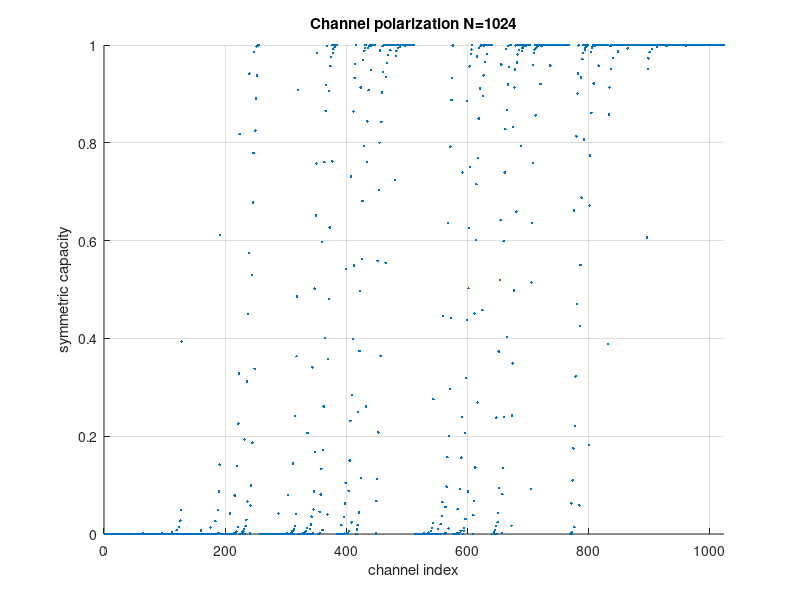

Write the MATLAB code that produced this figure.
clear;
clc;
index=10;
%index=4;
n=2.^(1:index);
w=zeros(n(4));
w(1,1)=0.5;
for i=n
    for j=1:i/2
        w(i,2*j-1)=w(i/2,j)^2;
        w(i,2*j)=2*w(i/2,j)-w(i/2,j)^2;
    end
end
scatter(1:1024,w(1024,1:1024),'.');
axis([0 1024 0 1]);
%scatter(1:16,w(16,1:16),'.');
%axis([0 16 0 1]);
xlabel('channel index');
ylabel('symmetric capacity');
title('Channel polarization N=1024');
set(gcf,'color','white');
grid on